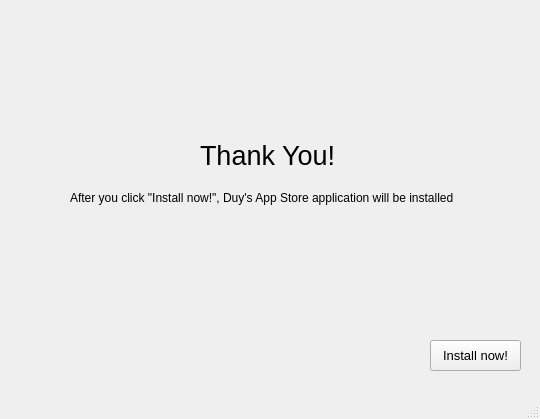
<?xml version="1.0" encoding="UTF-8"?>
<ui version="4.0">
 <class>MainWindow</class>
 <widget class="QMainWindow" name="MainWindow">
  <property name="geometry">
   <rect>
    <x>0</x>
    <y>0</y>
    <width>540</width>
    <height>419</height>
   </rect>
  </property>
  <property name="windowTitle">
   <string>Duy's App Store Setup</string>
  </property>
  <property name="windowIcon">
   <iconset>
    <normaloff>../Material/3cc089d557f24e431b1cd45ab88d2f1f86d7d2615157b96a7f61c37ec7b25663_100.webp</normaloff>../Material/3cc089d557f24e431b1cd45ab88d2f1f86d7d2615157b96a7f61c37ec7b25663_100.webp</iconset>
  </property>
  <widget class="QWidget" name="centralwidget">
   <widget class="QLabel" name="label_2">
    <property name="geometry">
     <rect>
      <x>200</x>
      <y>140</y>
      <width>141</width>
      <height>31</height>
     </rect>
    </property>
    <property name="font">
     <font>
      <pointsize>20</pointsize>
     </font>
    </property>
    <property name="text">
     <string>Thank You!</string>
    </property>
   </widget>
   <widget class="QPushButton" name="bt_install">
    <property name="geometry">
     <rect>
      <x>430</x>
      <y>340</y>
      <width>91</width>
      <height>31</height>
     </rect>
    </property>
    <property name="font">
     <font>
      <pointsize>10</pointsize>
     </font>
    </property>
    <property name="text">
     <string>Install now!</string>
    </property>
   </widget>
   <widget class="QLabel" name="label_9">
    <property name="geometry">
     <rect>
      <x>240</x>
      <y>70</y>
      <width>51</width>
      <height>51</height>
     </rect>
    </property>
    <property name="text">
     <string/>
    </property>
    <property name="pixmap">
     <pixmap>../Material/3cc089d557f24e431b1cd45ab88d2f1f86d7d2615157b96a7f61c37ec7b25663_100.webp</pixmap>
    </property>
    <property name="scaledContents">
     <bool>true</bool>
    </property>
   </widget>
   <widget class="QLabel" name="label">
    <property name="geometry">
     <rect>
      <x>70</x>
      <y>190</y>
      <width>401</width>
      <height>16</height>
     </rect>
    </property>
    <property name="font">
     <font>
      <pointsize>9</pointsize>
     </font>
    </property>
    <property name="text">
     <string>After you click &quot;Install now!&quot;, Duy's App Store application will be installed</string>
    </property>
   </widget>
  </widget>
  <widget class="QMenuBar" name="menubar">
   <property name="geometry">
    <rect>
     <x>0</x>
     <y>0</y>
     <width>540</width>
     <height>21</height>
    </rect>
   </property>
  </widget>
  <widget class="QStatusBar" name="statusbar"/>
 </widget>
 <resources/>
 <connections/>
</ui>
